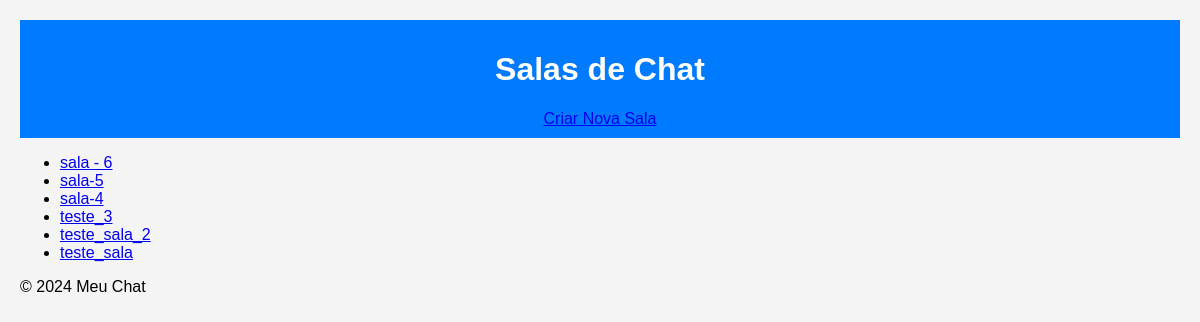
Before: /index/ (signed in) with the older database file.
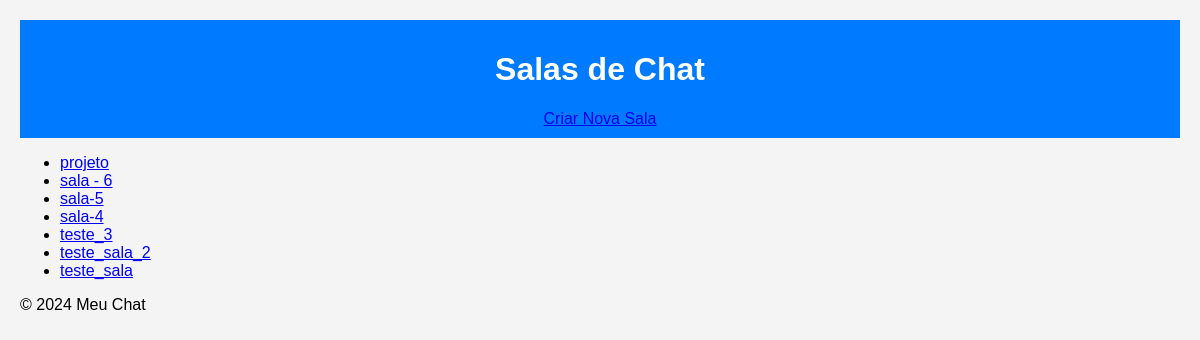
After: the same page with the newer database file.
### Main/models.py (models this page shows, shortened)
class Room(models.Model):
    user = models.ForeignKey(User, on_delete=models.CASCADE, null=True)
    created_at = models.DateTimeField(auto_now_add=True)
    title = models.CharField(max_length=30)
    user_message = models.ManyToManyField('UserMessage', blank=True)
    bot_response = models.ManyToManyField('BotResponse', blank=True)

### Main/views.py (the view)
# urls.py: path('index/', views.index, name="index"),
@login_required(login_url='')
def index(request):
    rooms = Room.objects.all().order_by('-created_at')
    return render(request, 'home.html', {
        'rooms': rooms,
    })

### Main/templates/home.html (shortened to what this page needs)
<!DOCTYPE html>
<html lang="pt-BR">
{% load static %}
<head>
    <link rel="stylesheet" href="{% static 'css/style.css' %}">
</head>
<body>
    <header>
        <h1>Salas de Chat</h1>
        <a href="{% url 'create_room' %}">Criar Nova Sala</a>
    </header>
    <main>
        <ul>
            {% for room in rooms %}
                <li>
                    <a href="{% url 'list_messages' room.id %}">{{ room.title }}</a>
                </li>
            {% empty %}
                <li>Nenhuma sala disponível.</li>
            {% endfor %}
        </ul>
    </main>
    <footer>
        <p>&copy; 2024 Meu Chat</p>
    </footer>
</body>
</html>

### Main/static/css/style.css (style rules this page uses)
body { font-family: Arial, sans-serif; background-color: #f4f4f4; margin: 0; padding: 20px; }
header { background: #007bff; color: white; padding: 10px; text-align: center; }

Changed rows visible on the page:
added Room: title "projeto"
